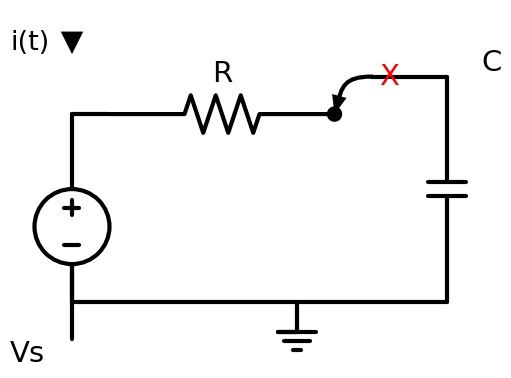

Python code for this plot:
"""
Q2-V2: RC Circuit — Capacitor Energy & KCL-Charge Conservation
Series: Vs → R → C → ground loop.
Node X at junction of R and C. Voltage polarity v_C across capacitor.
"""
import schemdraw
import schemdraw.elements as elm

with schemdraw.Drawing() as d:
    d.config(unit=3, fontsize=14, font='sans-serif')

    # Voltage source (left side)
    source = d.add(elm.SourceV().up().label('Vs', loc='left', ofst=(0, 0.6)))

    # Top rail: resistor
    d += elm.Line().right().length(0.5).at(source.end)
    d += elm.Resistor().right().label('R')

    # Node X junction
    nodeX = d.add(elm.Dot())
    d.add(elm.Annotate().at(nodeX.center).delta(0.5, 0.5).label('X', color='red', fontsize=14))

    # Capacitor vertical on right side
    d += elm.Line().right().length(1)
    cap = d.add(elm.Capacitor().down().label('C', loc='right', ofst=(0, 0.6)))

    # Current arrow on top rail
    d.add(elm.CurrentLabelInline(direction='in').at(source.end).label('i(t)', fontsize=13))

    # Return path with ground
    d += elm.Line().left().length(2)
    d += elm.Ground()
    d += elm.Line().left().tox(source.start)
    d += elm.Line().up().toy(source.start)

    d.save('q2_v2_capacitor_rc.svg')
